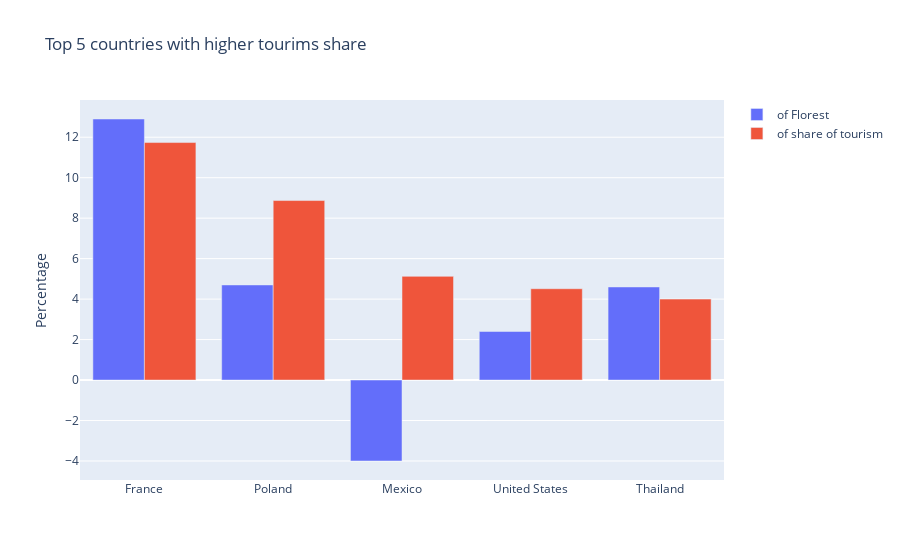

Notebook source saved alongside this figure:
### Code cell
fig  = go.Figure(
    data=[
        go.Bar(
            name="of Florest",
            x=df["country_name"],
            y=df["dp_delta"],
            offsetgroup=0,
        ),
        go.Bar(
            name="of share of tourism",
            x=df["country_name"],
            y=df["share_of_visit"],
            offsetgroup=1,
        ),
    ],
    layout=go.Layout(
        title="Top 5 countries with higher tourims share",
        yaxis_title="Percentage"
    )
)
fig.show()
fig.write_image("../figures/test2.png")

### Figure 1 — Plotly figure (JSON) as saved in the notebook; plotly's stock layout.template omitted (floating-point values rounded to 4 significant figures)
{"data": [{"name": "of Florest", "offsetgroup": "0", "type": "bar", "x": ["France", "Poland", "Mexico", "United States", "Thailand"], "y": [12.9, 4.7, -4, 2.4, 4.6]}, {"name": "of share of tourism", "offsetgroup": "1", "type": "bar", "x": ["France", "Poland", "Mexico", "United States", "Thailand"], "y": [11.74, 8.871, 5.124, 4.513, 4.0]}], "layout": {"title": {"text": "Top 5 countries with higher tourims share"}, "yaxis": {"title": {"text": "Percentage"}}}}
